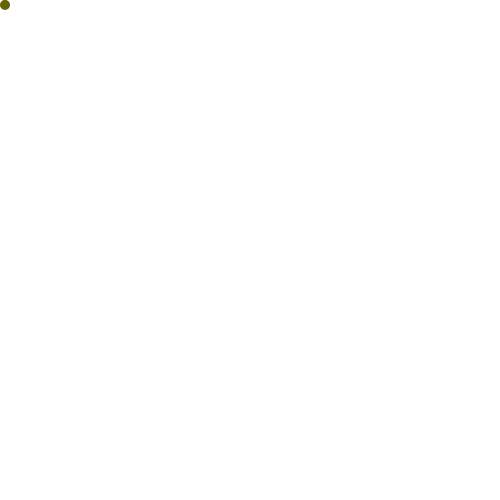
Frame 1 (no input)
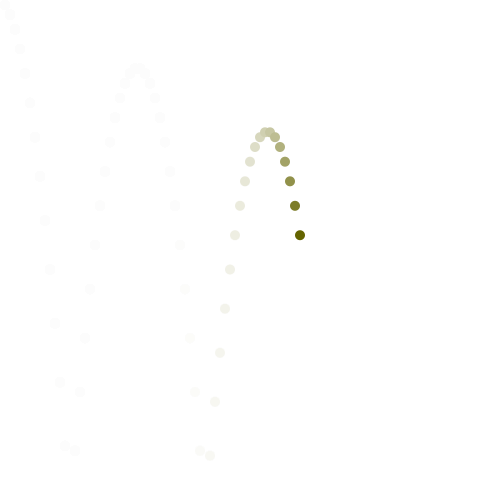
Frame 60 (the mouse pressed at the canvas centre just before this capture)
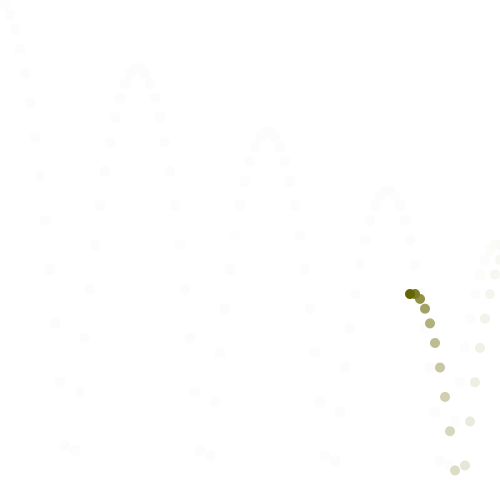
Frame 120 (the mouse held since frame 60 and released just before this capture)

The Processing sketch that drew these frames (run headless with seeded random() and noise(); from frame 60 on, the mouse is pressed at the canvas centre):

// Processing sketch: motion
// ── motion.pde
/* motion.pde */

PVector p = new PVector(0, 0);
PVector v = new PVector(5, 0);
float g = 9.8;

void setup() {
  size(500, 500);
  background(255);
  noStroke();
  frameRate(10);
}

void draw() {
  fadeToWhite(40);

  v.y = v.y + g / 2;
  p = PVector.add(p, v);

  fill(100, 100, 0);
  ellipse(p.x, p.y, 10, 10);

  if (width < p.x || p.x < 0) {
    v.x = v.x * (-1);
  }
  if (height < p.y || p.y < 0) {
    v.y = v.y * (-1);
  }
}

void fadeToWhite(int opacity) {
  fill(255, opacity);
  rect(0, 0, width, height);
}
